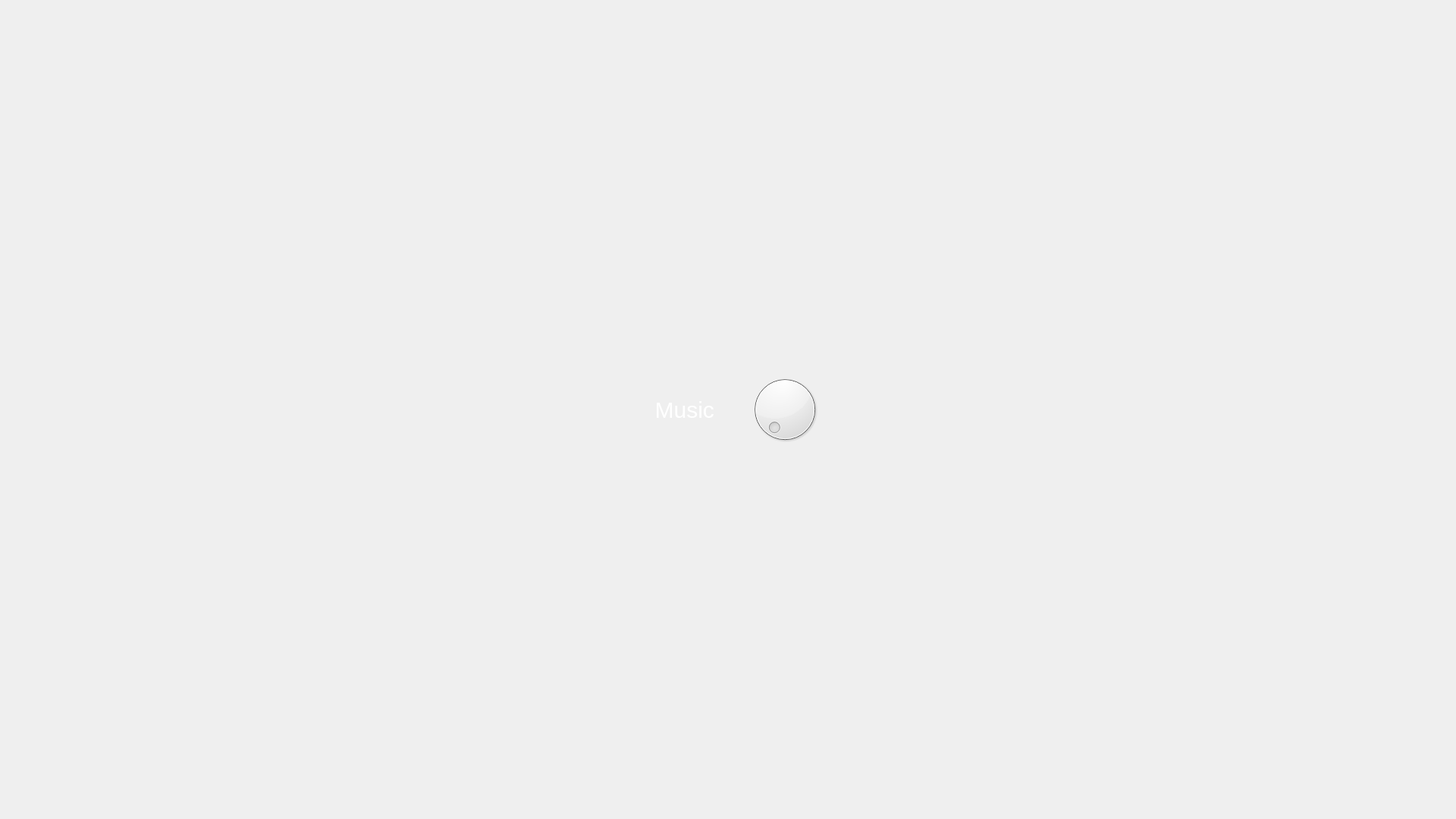
<?xml version="1.0" encoding="UTF-8"?>
<ui version="4.0">
 <class>SettingMenu</class>
 <widget class="QWidget" name="SettingMenu">
  <property name="geometry">
   <rect>
    <x>0</x>
    <y>0</y>
    <width>1920</width>
    <height>1080</height>
   </rect>
  </property>
  <property name="windowTitle">
   <string>Form</string>
  </property>
  <property name="styleSheet">
   <string notr="true">#SettingMenu {
    border-image: url(&quot;/home/omay/delivery/Tech2/Semestre_1/Zappy/B-YEP-400-MPL-4-1-zappy-gaetan.darrort/GUI/assets/menu/background.png&quot;) 0 0 0 0 stretch stretch;
}
QDial {
	border-radius: 53px;
	color: #FFF;
	padding-left: 20px;
	padding-right: 20px;
	background-color: rgb(92, 92, 255	);
	font-size: 30px;
}
QDial::hover {
	background-color: rgb(80, 80, 222);
}
QDial::pressed {
	background-color: rgb(70, 70, 222);
}

QLabel {
	border-radius: 53px;
	color: #FFF;
	padding-left: 20px;
	padding-right: 20px;
	background-color: rgb(92, 92, 255	);
	font-size: 30px;
}
</string>
  </property>
  <layout class="QVBoxLayout" name="verticalLayout">
   <item>
    <layout class="QHBoxLayout" name="horizontalLayout">
     <item>
      <layout class="QVBoxLayout" name="verticalLayout_2">
       <item>
        <spacer name="verticalSpacer">
         <property name="orientation">
          <enum>Qt::Vertical</enum>
         </property>
         <property name="sizeHint" stdset="0">
          <size>
           <width>20</width>
           <height>40</height>
          </size>
         </property>
        </spacer>
       </item>
       <item>
        <layout class="QHBoxLayout" name="horizontalLayout_2">
         <item>
          <spacer name="horizontalSpacer_2">
           <property name="orientation">
            <enum>Qt::Horizontal</enum>
           </property>
           <property name="sizeHint" stdset="0">
            <size>
             <width>40</width>
             <height>20</height>
            </size>
           </property>
          </spacer>
         </item>
         <item>
          <widget class="QStackedWidget" name="stackedWidget">
           <property name="enabled">
            <bool>true</bool>
           </property>
           <property name="minimumSize">
            <size>
             <width>330</width>
             <height>106</height>
            </size>
           </property>
           <property name="maximumSize">
            <size>
             <width>330</width>
             <height>106</height>
            </size>
           </property>
           <property name="acceptDrops">
            <bool>false</bool>
           </property>
           <property name="frameShape">
            <enum>QFrame::NoFrame</enum>
           </property>
           <widget class="QWidget" name="page">
            <widget class="QLabel" name="label">
             <property name="geometry">
              <rect>
               <x>0</x>
               <y>0</y>
               <width>330</width>
               <height>106</height>
              </rect>
             </property>
             <property name="minimumSize">
              <size>
               <width>330</width>
               <height>106</height>
              </size>
             </property>
             <property name="maximumSize">
              <size>
               <width>330</width>
               <height>106</height>
              </size>
             </property>
             <property name="text">
              <string>     Music</string>
             </property>
            </widget>
            <widget class="QDial" name="dial">
             <property name="geometry">
              <rect>
               <x>190</x>
               <y>-120</y>
               <width>100</width>
               <height>346</height>
              </rect>
             </property>
             <property name="maximum">
              <number>100</number>
             </property>
            </widget>
           </widget>
           <widget class="QWidget" name="page_2">
            <property name="enabled">
             <bool>true</bool>
            </property>
           </widget>
          </widget>
         </item>
         <item>
          <spacer name="horizontalSpacer">
           <property name="orientation">
            <enum>Qt::Horizontal</enum>
           </property>
           <property name="sizeHint" stdset="0">
            <size>
             <width>40</width>
             <height>20</height>
            </size>
           </property>
          </spacer>
         </item>
        </layout>
       </item>
       <item>
        <spacer name="verticalSpacer_2">
         <property name="orientation">
          <enum>Qt::Vertical</enum>
         </property>
         <property name="sizeHint" stdset="0">
          <size>
           <width>20</width>
           <height>40</height>
          </size>
         </property>
        </spacer>
       </item>
      </layout>
     </item>
    </layout>
   </item>
  </layout>
 </widget>
 <resources/>
 <connections/>
</ui>
